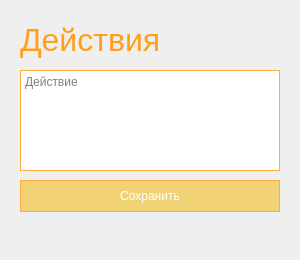
<?xml version="1.0" encoding="UTF-8"?>
<ui version="4.0">
 <class>Dialog</class>
 <widget class="QDialog" name="Dialog">
  <property name="geometry">
   <rect>
    <x>0</x>
    <y>0</y>
    <width>300</width>
    <height>260</height>
   </rect>
  </property>
  <property name="minimumSize">
   <size>
    <width>300</width>
    <height>260</height>
   </size>
  </property>
  <property name="maximumSize">
   <size>
    <width>300</width>
    <height>260</height>
   </size>
  </property>
  <property name="windowTitle">
   <string>Action</string>
  </property>
  <widget class="QWidget" name="widget" native="true">
   <property name="geometry">
    <rect>
     <x>10</x>
     <y>10</y>
     <width>280</width>
     <height>220</height>
    </rect>
   </property>
   <property name="styleSheet">
    <string notr="true">QLabel{
	color: #ff9f1b;
}

QTextEdit{
	border: 1px solid #ffad3d;
}

QPushButton{
	color:white;
	background-color: #f1d275;
	border: 1px solid #ffad3d;
	height: 30px;
}

QPushButton:pressed{
	background-color: #ff9d16;
	font-weight: bold;
}

QPushButton:hover{
	background-color: #ff9d16;
}

QTableView{
	border: 1px solid #ffad3d;
}

QTableView::section{
	background-color: #f1d275;
	color: white;
	border: 1px solid #ffad3d;
	font-size: 14pt;
}

QTableView::item{
	border: 1px solid #ffad3d;
	color: #ffa120;
}

QTableView::item:selected{
	font-weight: bold;
}</string>
   </property>
   <widget class="QLabel" name="steps">
    <property name="geometry">
     <rect>
      <x>10</x>
      <y>10</y>
      <width>220</width>
      <height>40</height>
     </rect>
    </property>
    <property name="font">
     <font>
      <pointsize>24</pointsize>
     </font>
    </property>
    <property name="layoutDirection">
     <enum>Qt::LeftToRight</enum>
    </property>
    <property name="text">
     <string>Действия</string>
    </property>
   </widget>
   <widget class="QPushButton" name="save_action">
    <property name="geometry">
     <rect>
      <x>10</x>
      <y>170</y>
      <width>260</width>
      <height>32</height>
     </rect>
    </property>
    <property name="text">
     <string>Сохранить</string>
    </property>
   </widget>
   <widget class="QTextEdit" name="fill_action">
    <property name="geometry">
     <rect>
      <x>10</x>
      <y>60</y>
      <width>260</width>
      <height>101</height>
     </rect>
    </property>
    <property name="verticalScrollBarPolicy">
     <enum>Qt::ScrollBarAlwaysOff</enum>
    </property>
    <property name="html">
     <string>&lt;!DOCTYPE HTML PUBLIC &quot;-//W3C//DTD HTML 4.0//EN&quot; &quot;http://www.w3.org/TR/REC-html40/strict.dtd&quot;&gt;
&lt;html&gt;&lt;head&gt;&lt;meta name=&quot;qrichtext&quot; content=&quot;1&quot; /&gt;&lt;meta charset=&quot;utf-8&quot; /&gt;&lt;style type=&quot;text/css&quot;&gt;
p, li { white-space: pre-wrap; }
hr { height: 1px; border-width: 0; }
li.unchecked::marker { content: &quot;\2610&quot;; }
li.checked::marker { content: &quot;\2612&quot;; }
&lt;/style&gt;&lt;/head&gt;&lt;body style=&quot; font-family:'Cantarell'; font-size:11pt; font-weight:400; font-style:normal;&quot;&gt;
&lt;p style=&quot;-qt-paragraph-type:empty; margin-top:0px; margin-bottom:0px; margin-left:0px; margin-right:0px; -qt-block-indent:0; text-indent:0px;&quot;&gt;&lt;br /&gt;&lt;/p&gt;&lt;/body&gt;&lt;/html&gt;</string>
    </property>
    <property name="overwriteMode">
     <bool>true</bool>
    </property>
    <property name="placeholderText">
     <string>Действие</string>
    </property>
   </widget>
  </widget>
 </widget>
 <resources/>
 <connections/>
</ui>
